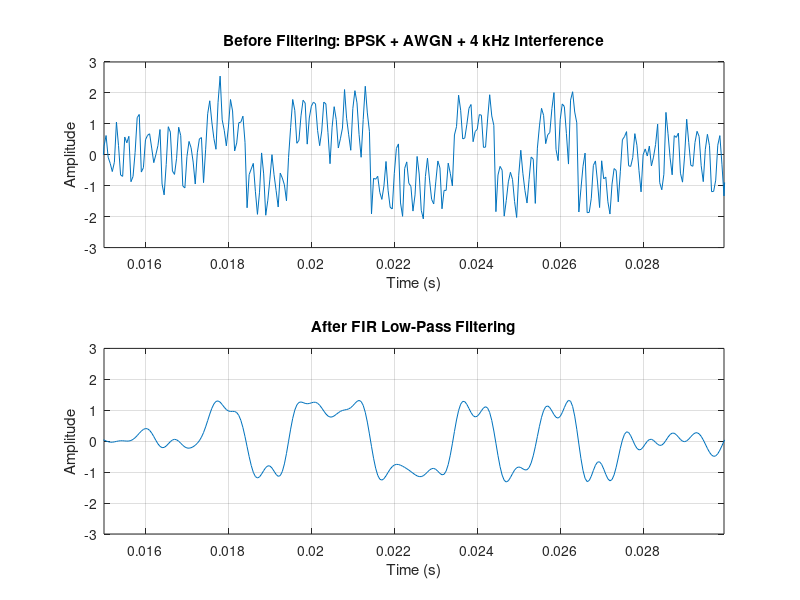

Write MATLAB code to recreate this figure. (Note: this script raises an error after producing the figure.)
%% Experiment 07 - Apply FIR filter to received signal

clear;
clc;
close all;

rng(10);   % Repeatable noise


%% Results folder

projectRoot = fileparts(fileparts(mfilename('fullpath')));
resultsDir = fullfile(projectRoot, 'results', 'matlab');

if ~exist(resultsDir, 'dir')
    mkdir(resultsDir);
end
%% 1. Basic settings

Fs = 20000;
Rs = 1000;

samplesPerSymbol = Fs / Rs;

%% 2. Generate baseband BPSK burst

bits = [1 0 1 1 0 0 1 0 1 0];

symbols = 2*bits - 1;

burst = repelem(symbols, samplesPerSymbol);

%% 3. Insert burst into observation frame

frameLength = 1000;

txFrame = zeros(1, frameLength);

burstStart = 350;
burstEnd = burstStart + length(burst) - 1;

txFrame(burstStart:burstEnd) = burst;

%% 4. Time axis

t = (0:frameLength-1) / Fs;

%% 5. Add AWGN

SNR_dB = 10;

signalPower = mean(burst.^2);

noisePower = signalPower / (10^(SNR_dB/10));

noise = sqrt(noisePower) * randn(size(txFrame));

noisySignal = txFrame + noise;

%% 6. Add 4 kHz interference

interferenceFrequency = 4000;
interferenceAmplitude = 0.8;

interference = interferenceAmplitude * ...
    sin(2*pi*interferenceFrequency*t);

rxSignal = noisySignal + interference;

%% 7. Design the FIR low-pass filter

cutoffFrequency = 2000;
filterOrder = 80;

normalizedCutoff = cutoffFrequency / (Fs/2);

b = fir1(filterOrder, normalizedCutoff, 'low');

%% 8. Apply the filter

filteredSignal = filter(b, 1, rxSignal);

%% 9. Compensate filter delay for DISPLAY

filterDelay = filterOrder / 2;

filteredAligned = [ ...
    filteredSignal(filterDelay+1:end), ...
    zeros(1, filterDelay)];

%% 10. Zoom around the burst

zoomStart = (burstStart - 50) / Fs;
zoomEnd   = (burstEnd + 50) / Fs;

%% 11. Time-domain comparison

fig1 = figure;

subplot(2,1,1);

plot(t, rxSignal);

title('Before Filtering: BPSK + AWGN + 4 kHz Interference');
xlabel('Time (s)');
ylabel('Amplitude');

grid on;
xlim([zoomStart zoomEnd]);
ylim([-3 3]);

subplot(2,1,2);

plot(t, filteredAligned);

title('After FIR Low-Pass Filtering');
xlabel('Time (s)');
ylabel('Amplitude');

grid on;
xlim([zoomStart zoomEnd]);
ylim([-3 3]);

sgtitle('Time-Domain Effect of Interference Suppression');

%% 12. Calculate spectra

N = length(rxSignal);

f = Fs*(0:(N/2))/N;

% Before filtering
X_before = fft(rxSignal);

P2_before = abs(X_before/N);
P1_before = P2_before(1:N/2+1);
P1_before(2:end-1) = 2*P1_before(2:end-1);

% After filtering
X_after = fft(filteredSignal);

P2_after = abs(X_after/N);
P1_after = P2_after(1:N/2+1);
P1_after(2:end-1) = 2*P1_after(2:end-1);

%% 13. Spectrum comparison

fig2 = figure;

subplot(2,1,1);

plot(f, P1_before, 'LineWidth', 1.3);

title('Spectrum Before Filtering');
xlabel('Frequency (Hz)');
ylabel('Magnitude');

grid on;
xlim([0 5000]);

subplot(2,1,2);

plot(f, P1_after, 'LineWidth', 1.3);

title('Spectrum After Filtering');
xlabel('Frequency (Hz)');
ylabel('Magnitude');

grid on;
xlim([0 5000]);

sgtitle('Frequency-Domain Effect of FIR Filtering');

%% 14. Measure 4 kHz component before and after filtering

[~, index4k] = min(abs(f - interferenceFrequency));

before4k = P1_before(index4k);
after4k  = P1_after(index4k);

attenuation_dB = ...
    20*log10(after4k / before4k);

fprintf('4 kHz magnitude before filtering = %.4f\n', before4k);
fprintf('4 kHz magnitude after filtering  = %.4f\n', after4k);
fprintf('Measured 4 kHz attenuation       = %.2f dB\n', ...
    attenuation_dB);

%% Hide axes toolbars

figures = [fig1 fig2];

for k = 1:length(figures)

    allAxes = findall(figures(k), 'Type', 'axes');

    for ax = allAxes'
        ax.Toolbar.Visible = 'off';
    end

end

drawnow;

%% Save figures

exportgraphics( ...
    fig1, ...
    fullfile(resultsDir, '07a_filtering_time_domain.png'), ...
    'Resolution', 300);

exportgraphics( ...
    fig2, ...
    fullfile(resultsDir, '07b_filtering_spectrum_before_after.png'), ...
    'Resolution', 300);
